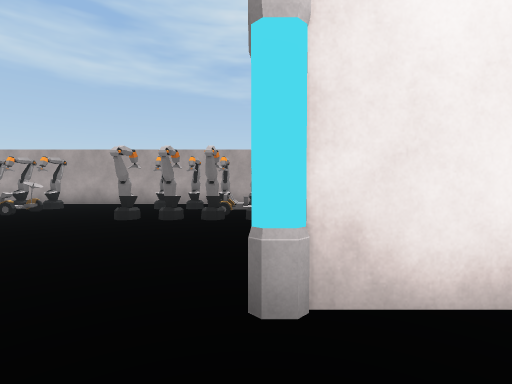
[1] (above)

24 first-person views from a walk through a Unity game level. The camera is 1.5 m above the floor, tilts 2° down and sees 85° across. The floor is counted in squares, 2 m on a side. Each view is taken from the middle of a square. On the plan, view 1 faces up. The plan holds only what a view shows up to about 10 squares ahead; the rest is blank. The place goes on beyond the plan. Some surface patterns are stand-ins.

[2]
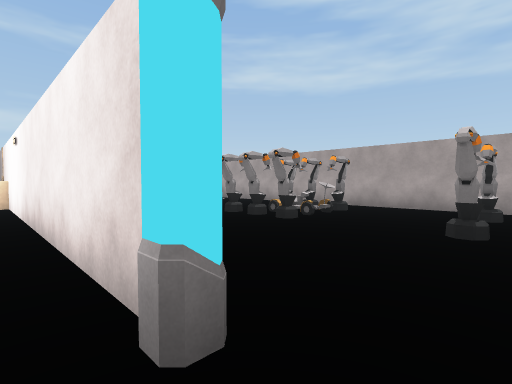

[3]
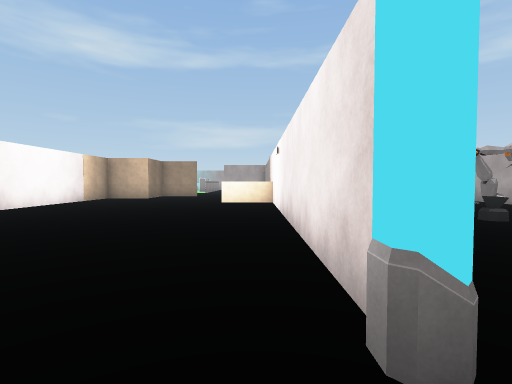

[4]
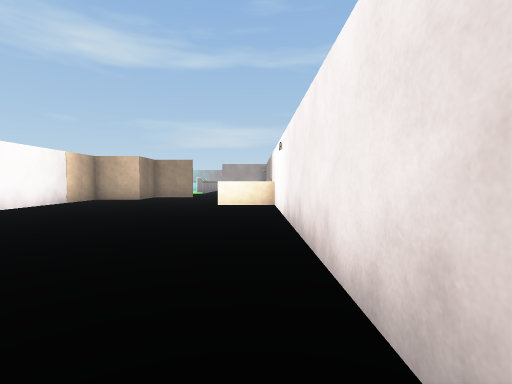

[5]
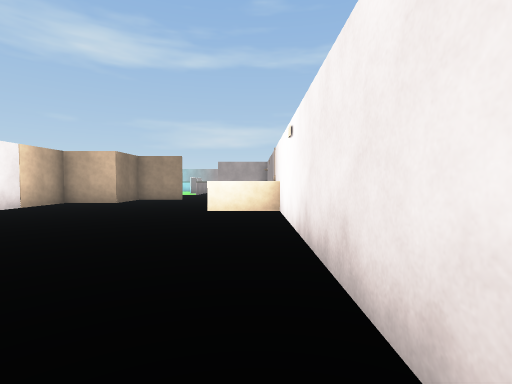

[6]
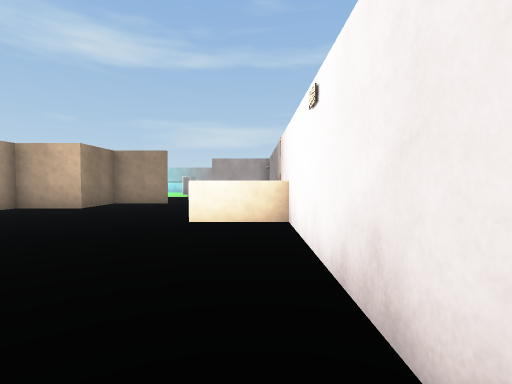

[7]
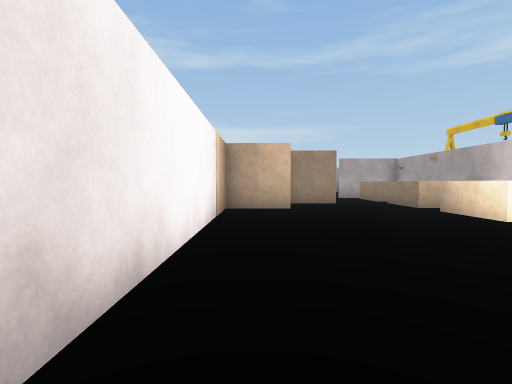

[8]
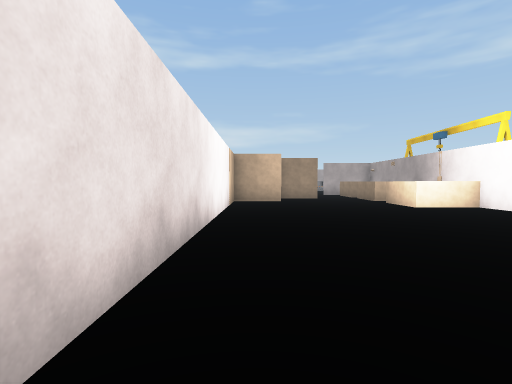

[9]
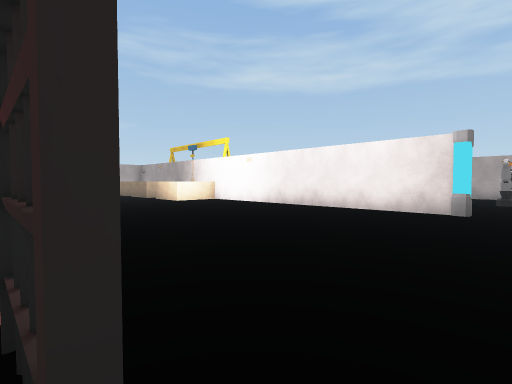

[10]
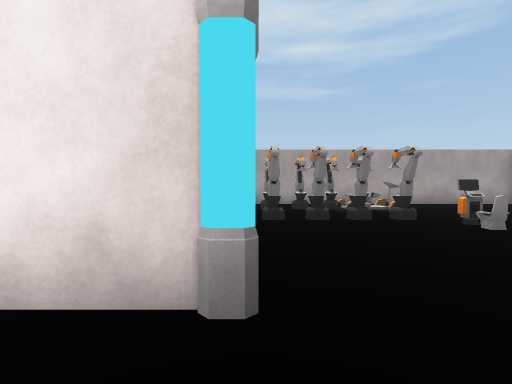

[11]
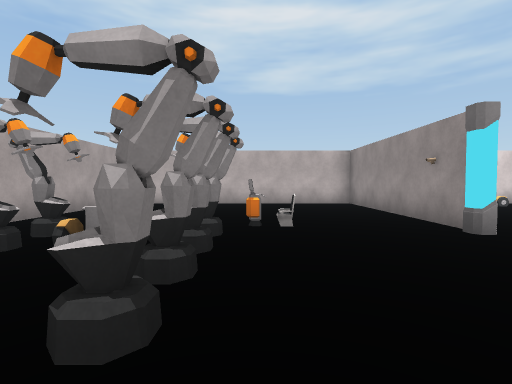

[12]
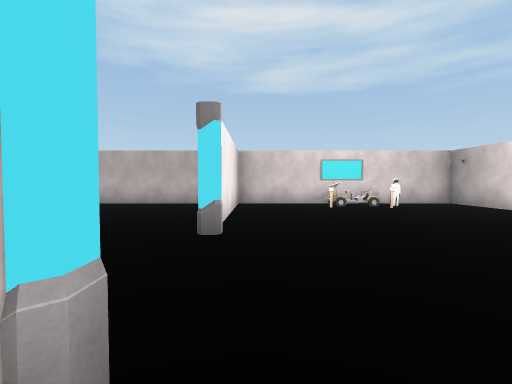

[13]
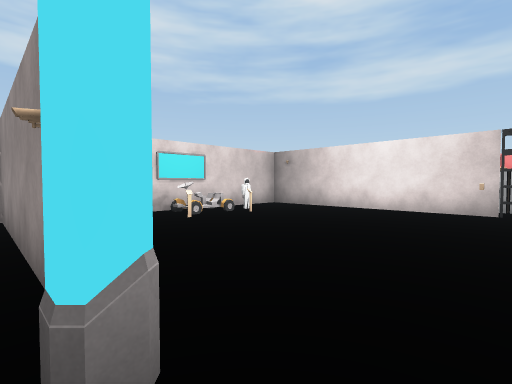

[14]
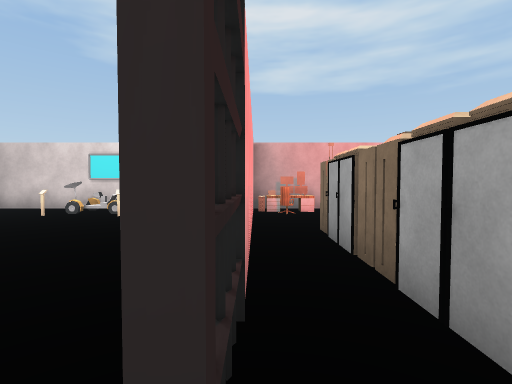

[15]
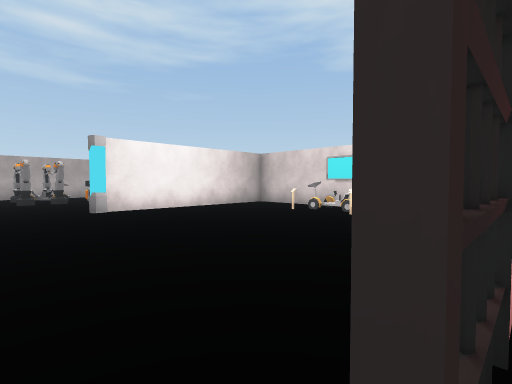

[16]
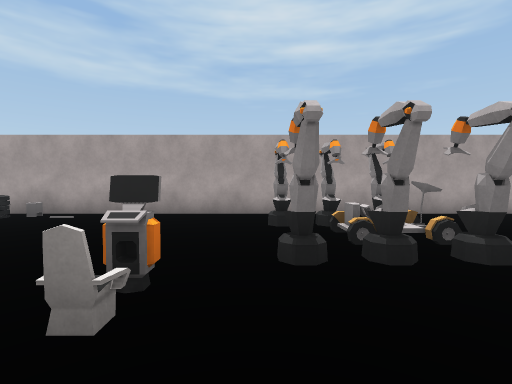

[17]
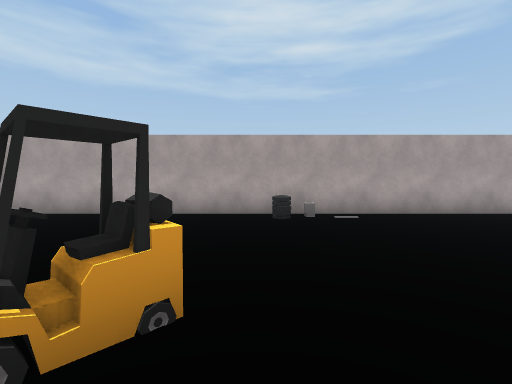

[18]
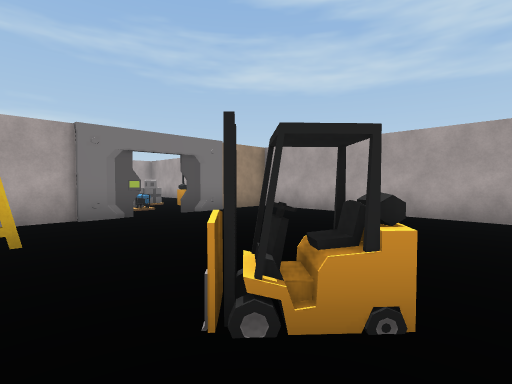

[19]
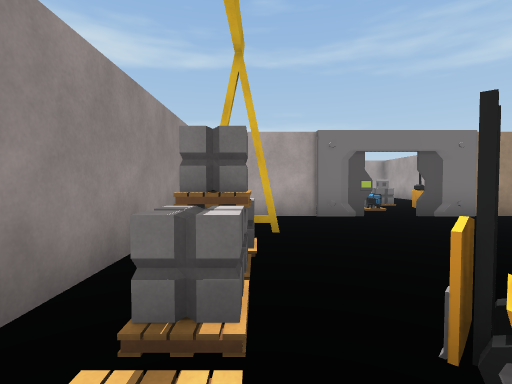

[20]
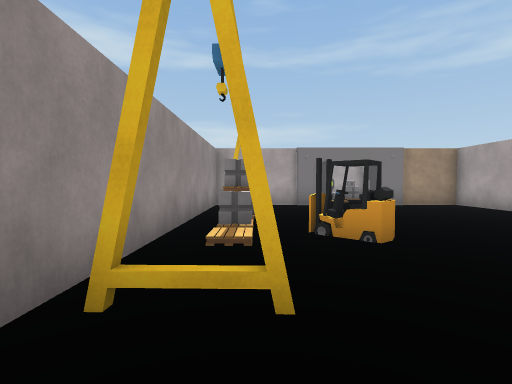

[21]
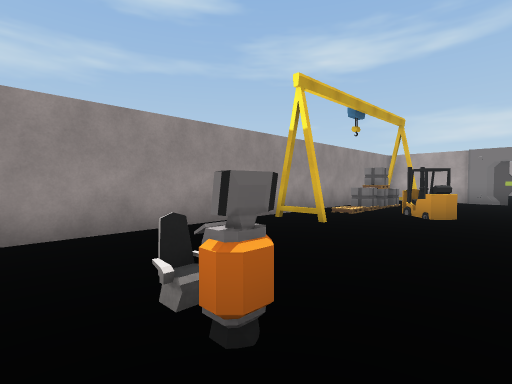

[22]
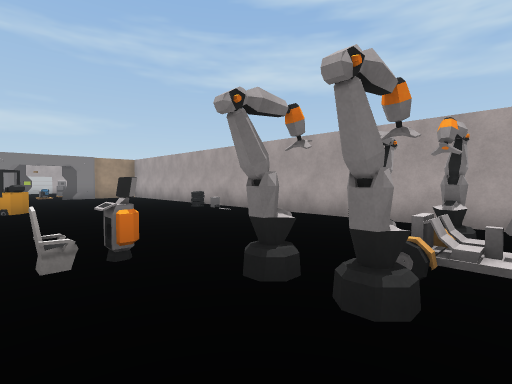

[23]
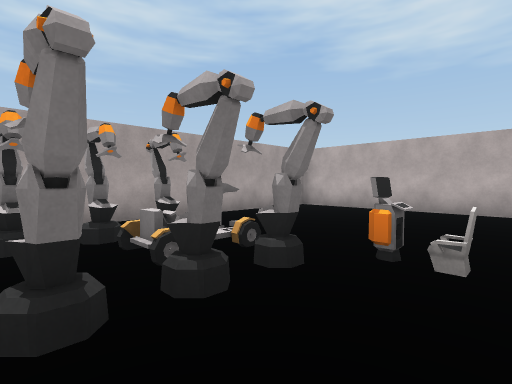

[24]
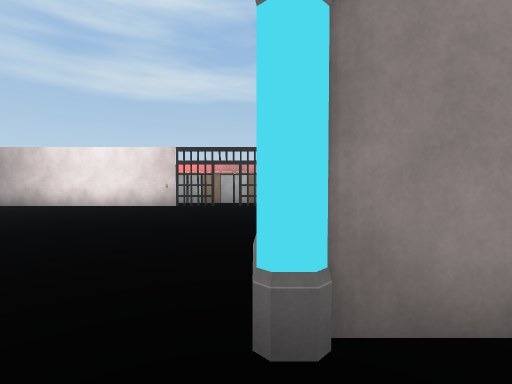

### Floor plan
Points are (right, up) in squares from view 1. A wall is a line through its corners. A room is listed if a view was taken in it or the views show most of it. See-through windows are left out.
Room 1 (views 1, 2, 3, 4, 5, 6, 7, 8, 9, 10, 12, 14, 15)
walls: (-3, 1.6) (-17, 1.6); (-3.1, -5.9) (-2.4, -5.9); (-1.7, -5.9) (6, -5.9); (-12.2, 1.7) (-12.2, 1.1); (-13.4, -0.3) (-14.2, -0.3); (-13.5, -5.9) (-4.9, -5.9); (-15.4, -0.3) (-17, -0.3); (-16.9, -2.1) (-16.9, -4) (-15, -4) (-15, -5.9); (5.8, 1.6) (0, 1.6); (5.9, -6.4) (5.9, 2.1)
ways out: opening at (-1.5, 2) to room 2; opening at (-14.5, -5); opening at (-2, -6)
objects: other object (5, -6); other object (5, -3) to (5, -2)
Room 2 (views 11, 13, 16, 17, 18, 19, 20, 21, 22, 23, 24)
walls: (-4.2, 1.7) (-3.2, 1.7); (0.4, 1.7) (6, 1.7); (-20.1, 7.4) (-20.2, 6.9); (-20.2, 5.6) (-20.2, 1.7) (-8.1, 1.7); (-20.2, 5.3) (-20.1, 4.8); (5.9, 2.1) (5.9, 9.6) (-20.2, 9.6) (-20.2, 6.5)
ways out: opening at (-1.5, 2) to room 1; opening at (-20, 6)
objects: crane (-18, 3); other object (-17, 3); other object (-16, 3); forklift (-15, 4) to (-15, 5); crane (-13, 3); tire (-13, 8); other object (-13, 9); chair (-9, 4); other object (-9, 5); other object (-7, 6); other object (-7, 7) to (-6, 7); other object (-7, 8); other object (-6, 6); other object (-6, 8); other object (-3, 6); other object (-3, 8); other object (-2, 6); other object (-2, 8); other object (-1, 6); other object (-1, 8); other object (0, 6); other object (0, 7); other object (0, 8); chair (1, 4); other object (1, 5)

Positions as (right, up) in squares from view 1, and headings:
1: (0, 0), facing up
2: (-2, 1), facing up-left
3: (-2, 1), facing left
4: (-3, 1), facing left
5: (-5, 1), facing left
6: (-7, 1), facing left
7: (-7, -5), facing left
8: (-4, -5), facing left
9: (-2, -6), facing up-left
10: (-3, 0), facing up
11: (-4, 5), facing right
12: (-4, 1), facing right
13: (-1, 2), facing down-right
14: (-2, -6), facing right
15: (-2, -6), facing up-right
16: (-8, 3), facing up
17: (-14, 3), facing up
18: (-14, 3), facing up-left
19: (-14, 3), facing left
20: (-11, 3), facing left
21: (-8, 6), facing down-left
22: (-6, 4), facing up-left
23: (-2, 4), facing up-right
24: (-3, 3), facing down
